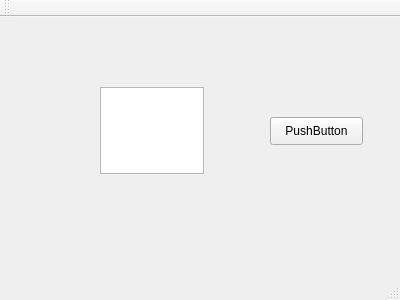
<?xml version="1.0" encoding="UTF-8"?>
<ui version="4.0">
 <class>MainWindow</class>
 <widget class="QMainWindow" name="MainWindow">
  <property name="geometry">
   <rect>
    <x>0</x>
    <y>0</y>
    <width>400</width>
    <height>300</height>
   </rect>
  </property>
  <property name="windowTitle">
   <string>MainWindow</string>
  </property>
  <widget class="QWidget" name="centralWidget">
   <widget class="QTextEdit" name="textEdit">
    <property name="geometry">
     <rect>
      <x>100</x>
      <y>70</y>
      <width>104</width>
      <height>87</height>
     </rect>
    </property>
   </widget>
   <widget class="QPushButton" name="pushButton">
    <property name="geometry">
     <rect>
      <x>270</x>
      <y>100</y>
      <width>93</width>
      <height>28</height>
     </rect>
    </property>
    <property name="text">
     <string>PushButton</string>
    </property>
   </widget>
  </widget>
  <widget class="QMenuBar" name="menuBar">
   <property name="geometry">
    <rect>
     <x>0</x>
     <y>0</y>
     <width>400</width>
     <height>26</height>
    </rect>
   </property>
  </widget>
  <widget class="QToolBar" name="mainToolBar">
   <attribute name="toolBarArea">
    <enum>TopToolBarArea</enum>
   </attribute>
   <attribute name="toolBarBreak">
    <bool>false</bool>
   </attribute>
  </widget>
  <widget class="QStatusBar" name="statusBar"/>
 </widget>
 <layoutdefault spacing="6" margin="11"/>
 <resources/>
 <connections/>
</ui>
